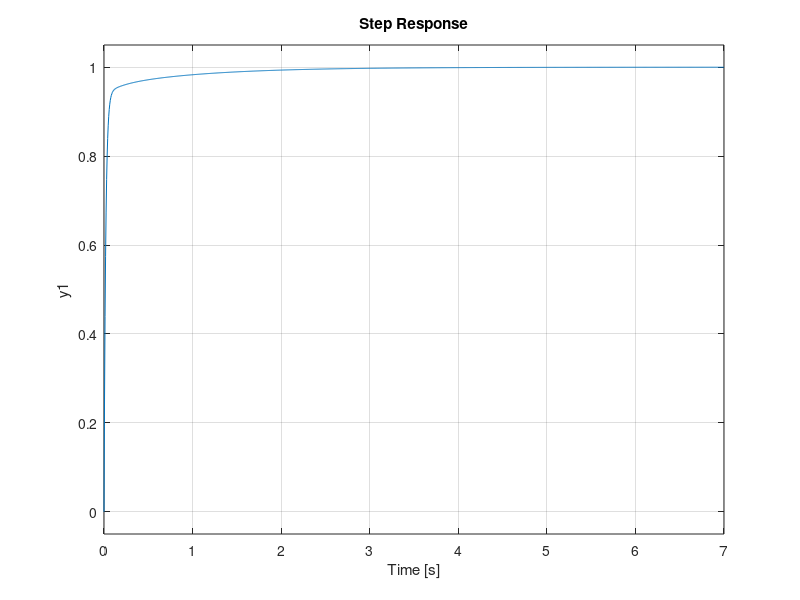

Write MATLAB code to recreate this figure.
%PID controller design for spring damp system

% feedback gain = 1 
clear all;
close all;
clc;
m=1;
b=10;
k=20;
F=1;
num=[1];
den=[m b k];
Plant=tf(num,den);
%step(Plant)  ; as seen the open loop system has a
% Steady State Error = 0.95
%pzmap(Plant) % Stable 
%--------------------------------------%
 
% P-controller=> Kp=100 Ki=0 Kd=0
Kp=300;
Controller=pid(Kp);
% New Transfer Function with feedback pid Kp=100
T=feedback(Controller*Plant,1);
%step(T) steady state error reduced to almost 10% with overshoot

%--------------------------------------%

% PD controller=> Kp=300 Kd=50 Ki=0

Kd=50;
Controller=pid(Kp,0,Kd);
T=feedback(Controller*Plant,1);
%step(T); steady state error 10% and no overshoot

%---------------------------------------%

% PI controller => Kp=300 Kd=0 Ki=1

Ki=0.001;
Controller=pid(Kp,Ki,0);
T=feedback(Controller*Plant,1);
%step(T)

%---------------------------------------%

% PID controller => Kp=350 Kd=50 Ki=300

Controller=pid(350,300,50);
T=feedback(Controller*Plant,1);
step(T)
% PID controller is more efficient in this case
